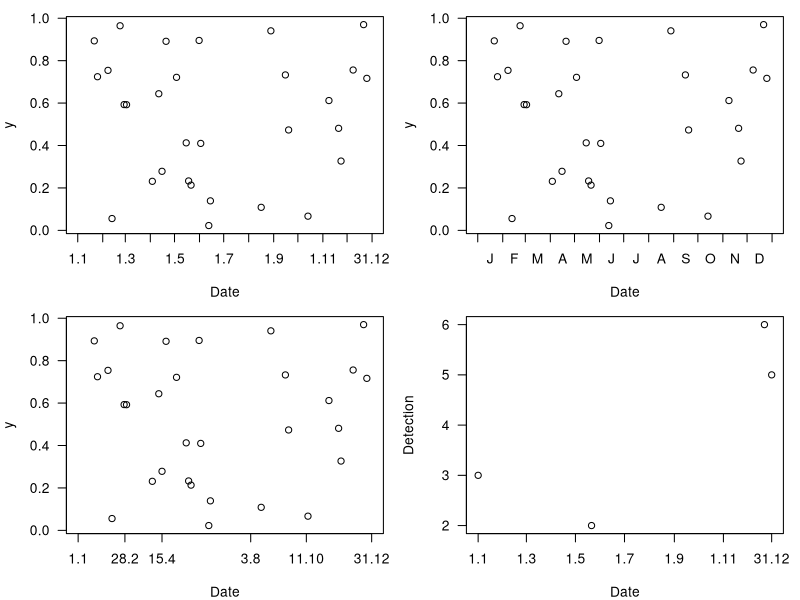

The R source for this figure:
## ---- chunk 1
# creating a code file with day, month and date:
ttt <- c(31,28,31,30,31,30,31,31,30,31,30,31)  # days per month
code_doy <- data.frame(day=unlist(sapply(as.list(ttt),function(x){seq(1:x)})),
                        month=rep(1:12,times=ttt),
                        doy=1:365)
code_doy$date <- paste(code_doy$day,code_doy$month,sep=".")
# this is very base coding... sure there are date-formats that help, but 5 lines is not that much, either, and you
# have no issues with leap days etc messing things up

# some data:
dat <- data.frame(doy = sample(1:365,30),
                  y = runif(30))
## ---- chunk 2
par(mfrow=c(2,2), mar=c(4,4,1,1))
plot(dat$doy, dat$y, xlab="Date",ylab="y",las=1,xaxt="n", xlim=c(1,365))
  # first a tick at month-changes (on half-days... it would also be ok to tick at the first of each month...):
t.x.lab <- code_doy$day==1
axis(1,code_doy$doy[t.x.lab]-0.5,labels=F,gap.axis = 0)
  # and the last tick:
axis(1,365.5,labels=F,gap.axis = 0)
  # choose whatever dates you want to label on x, e.g. regular labels:
t.x.lab <- (code_doy$day==1 & code_doy$month %in% seq(1,11,by=2)) | code_doy$date=="31.12"
axis(1,code_doy$doy[t.x.lab],code_doy$date[t.x.lab],gap.axis = 0, tick=F)

# month first-letter in the middle between the ticks:
plot(dat$doy, dat$y, xlab="Date",ylab="y",las=1,xaxt="n", xlim=c(1,365))
t.x.lab <- code_doy$day==1   # same as above
axis(1,code_doy$doy[t.x.lab]-0.5,labels=F,gap.axis = 0)
axis(1,365.5,labels=F,gap.axis = 0)
  # month first-letter:
t.x.1 <- c(code_doy$doy[code_doy$day==1]-0.5,365.5)  # month borders, including end of year
axis(1,t.x.1[-1]-diff(t.x.1)/2, substring(month.name,1,1),tick=F, gap.axis=0)

# any selected dates:
plot(dat$doy, dat$y, xlab="Date",ylab="y",las=1,xaxt="n", xlim=c(1,365))
  # now: any dates that might be important for your message:
t.x.lab <- code_doy$date %in% c("1.1","28.2","15.4","3.8","11.10","31.12")
axis(1,code_doy$doy[t.x.lab],code_doy$date[t.x.lab],gap.axis = 0)
## ---- chunk 3
t.x.lab <- as.Date(paste0(c("1.1","1.3","1.5","1.7","1.9","1.11","31.12"),".2024"),format="%d.%m.%Y")
t.x.lab2 <- paste(as.numeric(format(t.x.lab,"%d")),as.numeric(format(t.x.lab,"%m")),sep=".")

plot(as.Date(c("01.01.2024","21.05.2024","22.12.2024","31.12.2024"),format="%d.%m.%Y"),c(3,2,6,5), xaxt="n",
     xlab="Date",ylab="Detection", las=1)
axis(1,t.x.lab,t.x.lab2,gap.axis = 0)
